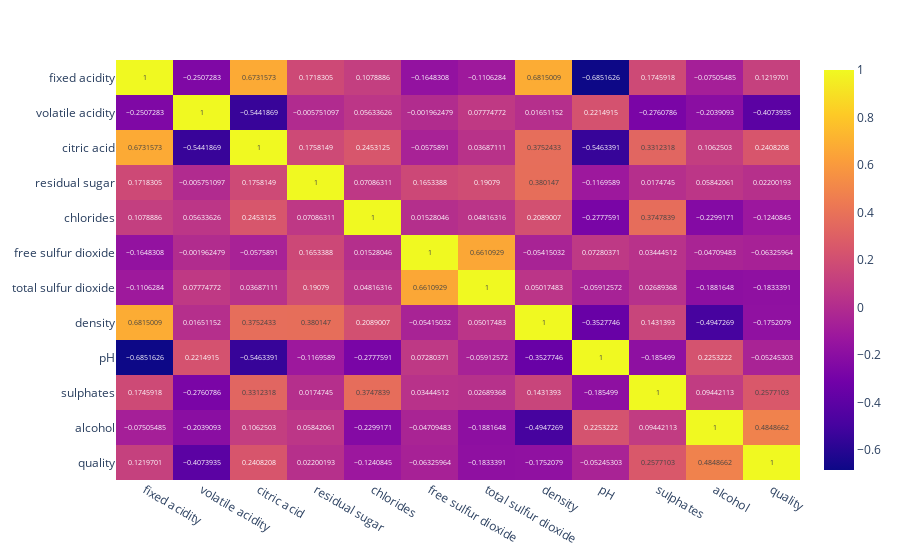

Notebook source saved alongside this figure:
### Code cell
px.imshow(df.corr(), text_auto=True, aspect="auto")

### Figure 1 — Plotly figure (JSON) as saved in the notebook; plotly's stock layout.template omitted (floating-point values rounded to 4 significant figures; data arrays with more than 128 entries replaced by an {"elided": "..."} marker saying what was removed)
{"data": [{"coloraxis": "coloraxis", "hovertemplate": "x: %{x}<br>y: %{y}<br>color: %{z}<extra></extra>", "name": "0", "texttemplate": "%{z}", "type": "heatmap", "x": ["fixed acidity", "volatile acidity", "citric acid", "residual sugar", "chlorides", "free sulfur dioxide", "total sulfur dioxide", "density", "pH", "sulphates", "alcohol", "quality"], "xaxis": "x", "y": ["fixed acidity", "volatile acidity", "citric acid", "residual sugar", "chlorides", "free sulfur dioxide", "total sulfur dioxide", "density", "pH", "sulphates", "alcohol", "quality"], "yaxis": "y", "z": {"elided": "12x12 float values"}}], "layout": {"coloraxis": {"colorscale": [[0, "#0d0887"], [0.1111, "#46039f"], [0.2222, "#7201a8"], [0.3333, "#9c179e"], [0.4444, "#bd3786"], [0.5556, "#d8576b"], [0.6667, "#ed7953"], [0.7778, "#fb9f3a"], [0.8889, "#fdca26"], [1, "#f0f921"]]}, "margin": {"t": 60}, "xaxis": {"anchor": "y", "domain": [0, 1]}, "yaxis": {"anchor": "x", "autorange": "reversed", "domain": [0, 1]}}}
